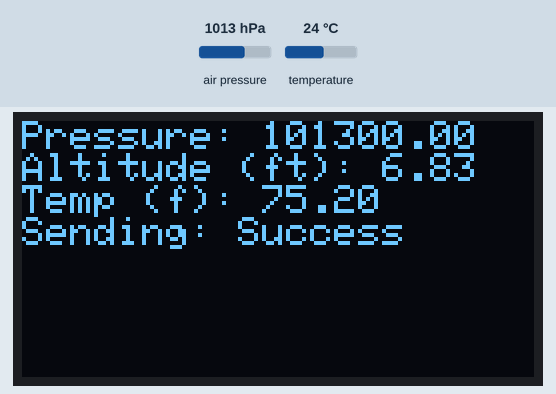
This sketch was run on a simulated ESP32. Shown: 128×64 one-colour display. Inputs (shaded band) come from the test bench; at power-on: air pressure 1013 hPa, temperature 24 °C. The display library's start-up logo is not drawn; what the sketch prints to the serial monitor is not drawn.

Above: at 17.3 s.
17.4 s: air pressure set to 952 hPa
At 19.2 s:
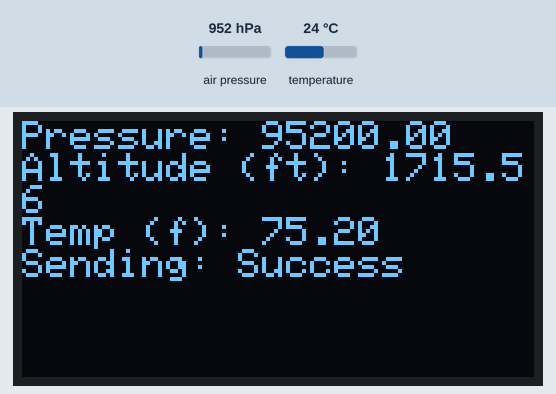
19.6 s: temperature set to 12 °C
At 20.8 s:
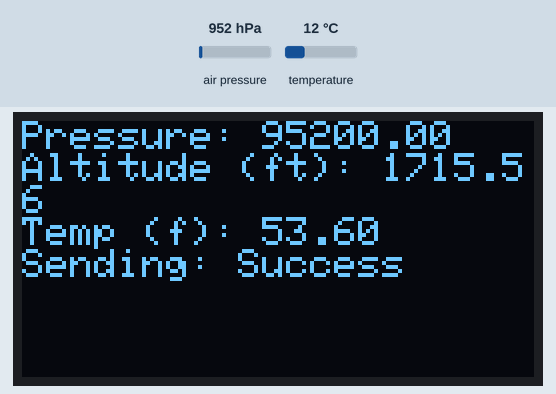
21.6 s: air pressure set to 975 hPa
At 22.4 s:
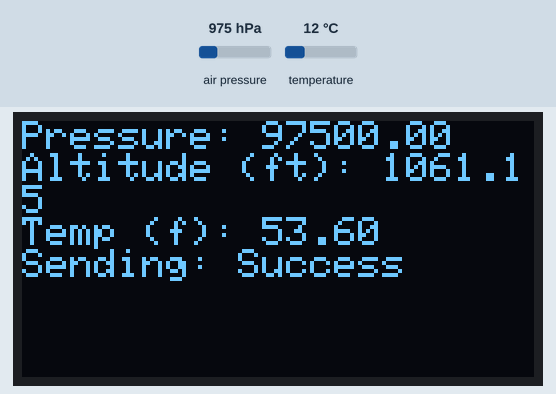
23.6 s: temperature set to 19 °C
At 25.2 s:
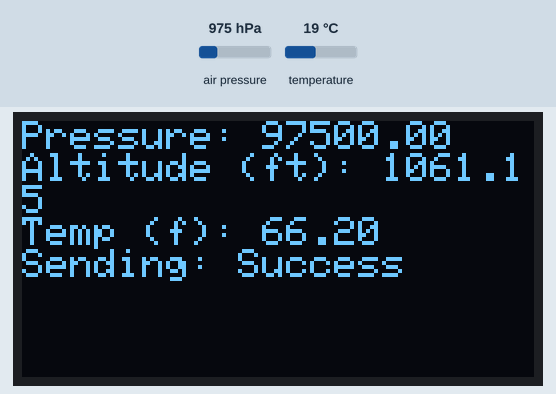
Timing chart, 0 to 26.6 s (numbered marks = the images above; inputs shaded):
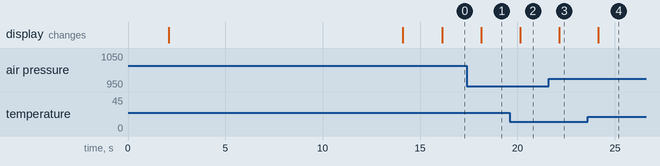

Measured:
- after the input at 17.4 s, the display: changes after 0.74 s (image 1)
- after the input at 19.6 s, the display: changes after 0.54 s (image 2)
- after the input at 21.6 s, the display: changes after 0.55 s (image 3)
- after the input at 23.6 s, the display: changes after 0.55 s (image 4)

The sketch:

sender.ino
```cpp
#include "WiFi.h"
#include <esp_now.h>

#include <SPI.h>
#include <Wire.h>
#include <Adafruit_GFX.h>
#include <Adafruit_SSD1306.h>

#define SCREEN_WIDTH 128
#define SCREEN_HEIGHT 64
#define OLED_RESET     -1
#define SCREEN_ADDRESS 0x3C

Adafruit_SSD1306 display(SCREEN_WIDTH, SCREEN_HEIGHT, &Wire, OLED_RESET);

#include <Adafruit_MPL3115A2.h>

Adafruit_MPL3115A2 baro;


// Define a message structure
typedef struct struct_message {
  float pressure;
  float altitude_ft;
  float temperature_f;
} struct_message;
struct_message myData;

// MAC Address of receiver
uint8_t receiverAddress[] = {0x08, 0xB6, 0x1F, 0xBA, 0x0D, 0xB4};

// Peer info
esp_now_peer_info_t peerInfo;

// Callback function called when data is sent
void OnDataSent(const uint8_t *mac_addr, esp_now_send_status_t status) {

  display.clearDisplay();
  display.setCursor(0, 0);

  display.print("Pressure: ");
  display.println(myData.pressure);

  display.print("Altitude (ft): ");
  display.println(myData.altitude_ft);

  display.print("Temp (f): ");
  display.println(myData.temperature_f);

  display.print("Sending: ");
  display.println(status == ESP_NOW_SEND_SUCCESS ? "Success" : "Fail");
  display.display();
}


void setup() {

  // Set ESP32 as a Wi-Fi Station
  WiFi.mode(WIFI_STA);

  // init display
  if(!display.begin(SSD1306_SWITCHCAPVCC, SCREEN_ADDRESS)) {
    for(;;);
  }
  display.display();  // Adafruit logo
  delay(2000);
  display.setTextSize(1);
  display.setTextColor(SSD1306_WHITE);

  // show MAC
  display.clearDisplay();
  display.setCursor(0, 0);
  display.println("MAC Address:");
  display.println(WiFi.macAddress());
  display.display();
  delay(2000);

  // Initilize ESP-NOW
  if (esp_now_init() != ESP_OK) {
    display.println("Error initializing ESP-NOW");
    display.display();
    return;
  }

  // Register the send callback
  esp_now_register_send_cb(OnDataSent);

  // Register peer
  memcpy(peerInfo.peer_addr, receiverAddress, 6);
  peerInfo.channel = 0;
  peerInfo.encrypt = false;

  // Add peer
  if (esp_now_add_peer(&peerInfo) != ESP_OK){
    display.println("Failed to add peer");
    display.display();
    return;
  }

  // init baro
  Serial.println("Init Baro");
  if (!baro.begin()) {
    display.println("Baro Failure");
    display.display();
    while(1);
  }
  // set init altitude
  delay(10000);
  float currentPressure = baro.getPressure();
  baro.setSeaPressure(currentPressure);
  display.println("Init Pressure: ");
  display.println(currentPressure);
  display.display();
  delay(2000);

}

void loop() {

  myData.pressure      = baro.getPressure();
  myData.altitude_ft   = baro.getAltitude() * 3.28084;
  myData.temperature_f = baro.getTemperature() * 9.0000 / 5.0000 + 32.0000;

  // Send message via ESP-NOW
  esp_err_t result = esp_now_send(receiverAddress, (uint8_t *) &myData, sizeof(myData));

  delay(2000);
}
```
